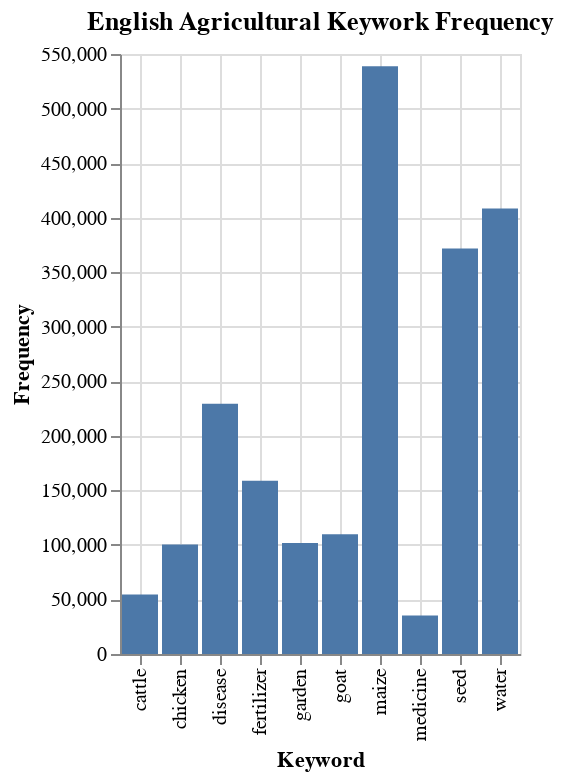

Notebook cell for this chart:
### Code cell
%chart x=term, y=frequency, title=English Agricultural Keywork Frequency, labelx=Keyword, labely=Frequency, typex=n, typey=q, width=500, height=300

### Figure 1 — Vega-Lite specification as saved in the notebook (floating-point values rounded to 4 significant figures)
{"$schema": "https://vega.github.io/schema/vega-lite/v3.json", "data": {"format": {"type": "csv"}, "values": "\"term\",\"frequency\"\n\"maize\",\"538662\"\n\"water\",\"408270\"\n\"seed\",\"371676\"\n\"disease\",\"229436\"\n\"fertilizer\",\"158788\"\n\"goat\",\"109827\"\n\"garden\",\"101725\"\n\"chicken\",\"100419\"\n\"cattle\",\"54447\"\n\"medicine\",\"35392\"\n"}, "encoding": {"x": {"axis": {"grid": true, "title": "Keyword"}, "field": "term", "type": "nominal"}, "y": {"axis": {"grid": true, "title": "Frequency"}, "field": "frequency", "type": "quantitative"}}, "height": "300", "mark": {"color": "#4C78A8", "type": "bar"}, "title": "English Agricultural Keywork Frequency", "width": "500"}
